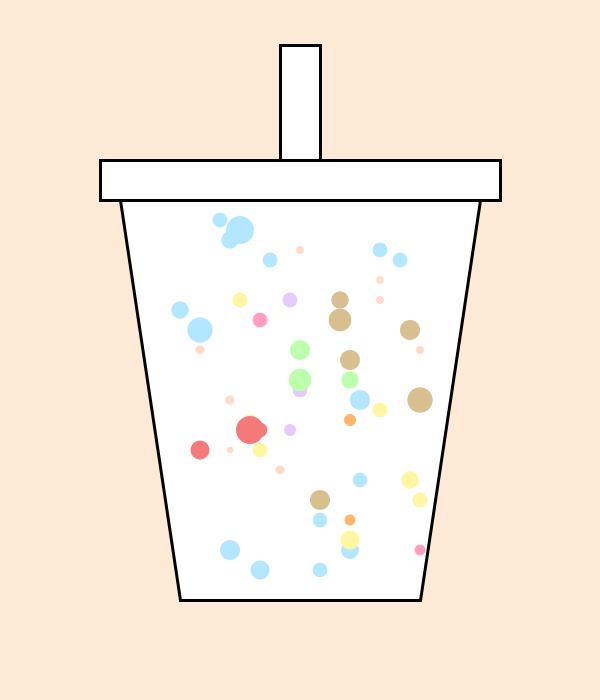
Frame 1 (no input)
Frame 60 (the mouse pressed at the canvas centre just before this capture): identical to frame 1, image omitted
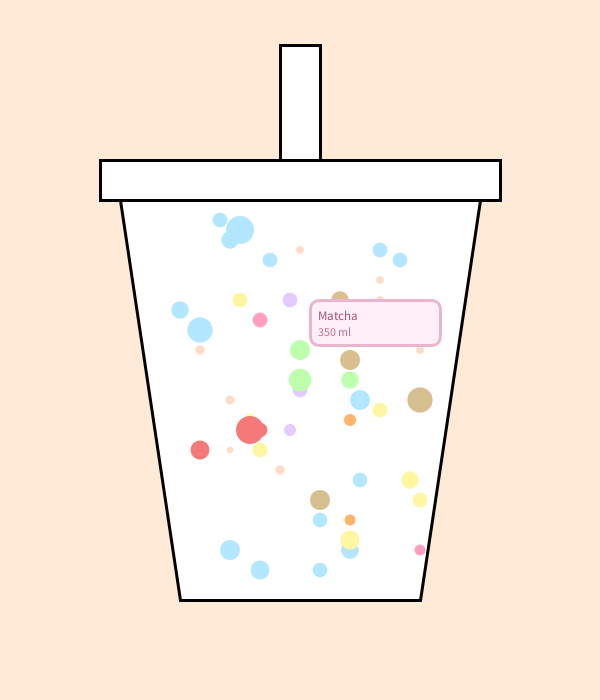
Frame 120 (the mouse held since frame 60 and released just before this capture)

The Processing sketch that drew these frames (run headless with seeded random() and noise(); from frame 60 on, the mouse is pressed at the canvas centre):

// Processing sketch: Hover_Interaction
// ── Hover_Interaction.pde
class Drink {

  // Attributes
  float amount;
  int drinkType;
  float x;
  float y;

  // Constructor
  Drink(float amount, int drinkType, float x, float y) {

    this.amount = amount;
    this.drinkType = drinkType;
    this.x = x;
    this.y = y;
  }

  // Display method
  void display() {
    float diameter = map(amount, 200, 350, 12, 20);

    fill(drinkColours[drinkType]);
    noStroke();
    ellipse(x, y, diameter, diameter);
  }

  // Display information when hovering
  void displayInfo() {

    float diameter = map(amount, 200, 350, 12, 20);

    if (dist(mouseX, mouseY, x, y) < diameter / 2) {

      // Pink tooltip background
      fill(#FFF0F7);
      stroke(#E9B6D0);
      rect(mouseX + 10, mouseY - 50, 130, 45, 10);

      // Drink name
      fill(#A94F79);
      textSize(13);
      text(drinkNames[drinkType], mouseX + 18, mouseY - 30);

      // Amount
      fill(#C76B91);
      textSize(12);
      text(int(amount) + " ml", mouseX + 18, mouseY - 14);
    }
  }
}

color[] drinkColours = {
  #B2E7FF, // Water
  #D8BF90, // Latte
  #FFF6A2, // Orange juice
  #BEFFAD, // Matcha
  #FFB36B, // Apple juice
  #F57979, // Coca-Cola Zero
  #FF9FBD, // Innocent smoothie
  #E4CBFF, // Chamomile tea
  #FFDBC9  // Turkish tea
};

String[] drinkNames = {
  "Water",
  "Latte",
  "Orange juice",
  "Matcha",
  "Apple juice",
  "Coca-Cola Zero",
  "Innocent smoothie",
  "Chamomile tea",
  "Turkish tea"
};

float[] amounts = { //Amounts (ml)
  // Observations 1-25
  250, 300, 200, 300, 350,
  200, 250, 350, 330, 300,
  250, 200, 250, 350, 250,
  250, 125, 350, 250, 150,
  250, 250, 125, 350, 300,

  // Observations 26-50
  250, 400, 500, 300, 250,
  250, 450, 300, 450, 100,
  330, 250, 150, 180, 125,
  500, 400, 250, 180, 300,
  250, 350, 125, 150, 330
};

//Drink Types
// 0 = Water, 1 = Latte, 2 = Orange juice,
// 3 = Matcha, 4 = Apple juice, 5 = Coca-Cola Zero,
// 6 = Innocent smoothie, 7 = Chamomile tea,
// 8 = Turkish tea

int[] drinkTypes = {
  // Observations 1-25
  0, 1, 2, 0, 3,
  4, 0, 1, 5, 0,
  6, 7, 0, 1, 2,
  2, 8, 0, 2, 8,
  2, 0, 8, 0, 3,
  // Observations 26-50
  0, 1, 5, 0, 7,
  0, 1, 2, 0, 8,
  0, 7, 8, 4, 8,
  0, 3, 0, 6, 0,
  5, 1, 8, 8, 2
};

float[] xPos = {
  // First 25
  220, 340, 250, 350, 300,
  350, 380, 410, 200, 230,
  260, 290, 320, 350, 380,
  240, 300, 360, 420, 200,
  260, 320, 380, 230, 350,
  // Next 25
  270, 340, 250, 350, 300,
  400, 420, 410, 200, 230,
  260, 290, 280, 350, 420,
  240, 300, 360, 420, 180,
  260, 320, 380, 230, 350
};

float[] yPos = {
  // First 25
  220, 300, 420, 550, 350,
  420, 250, 330, 450, 240,
  320, 430, 570, 360, 410,
  300, 250, 400, 500, 350,
  450, 520, 300, 550, 380,
  // Next 25
  260, 320, 430, 550, 390,
  260, 400, 480, 330, 450,
  570, 300, 470, 520, 350,
  230, 380, 480, 550, 310,
  430, 500, 280, 400, 540
};

Drink[] drinks = new Drink[50]; //Array of drink objects

void setup() {
  size(600, 700);

  // Create 50 Drink objects
  for (int i = 0; i < drinks.length; i++) {
    drinks[i] = new Drink(
      amounts[i],
      drinkTypes[i],
      xPos[i],
      yPos[i]
    );
  }
}

void draw() {

  background(#FFEAD8);

  // Draw cup body
  fill(255);
  stroke(0);
  strokeWeight(3);

  quad(120, 200, 480, 200, 420, 600, 180, 600);

  // Display all 50 Drink objects
  for (int i = 0; i < drinks.length; i++) {
  drinks[i].display();
  }
  // Display hover information
  for (int i = 0; i < drinks.length; i++) {

    drinks[i].displayInfo();  }

  // Draw lid and straw
  fill(255);
  stroke(0);
  rect(100, 160, 400, 40);
  rect(280, 45, 40, 115);
}
